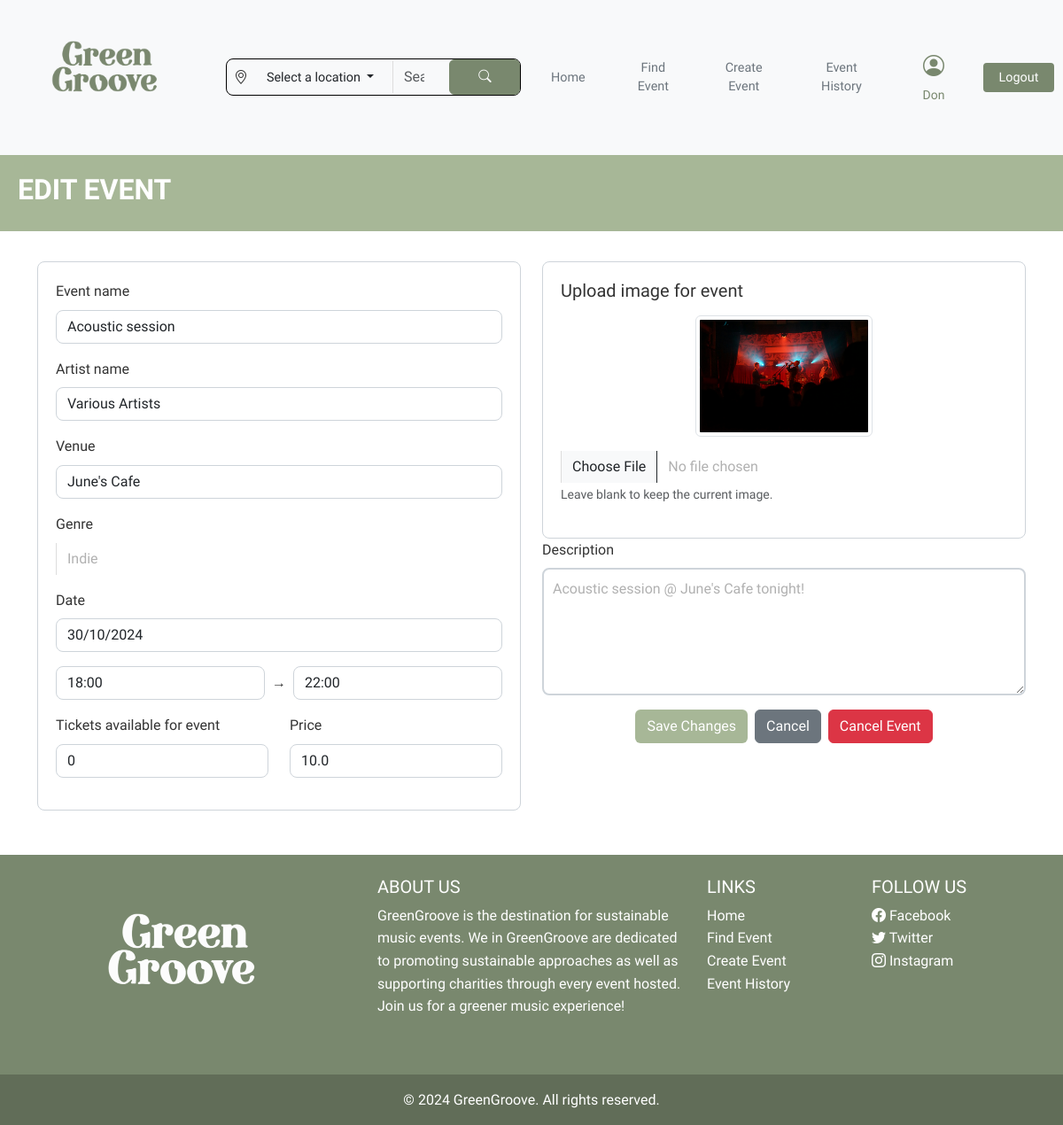
Page /edit_event/9 (signed in) on the earlier database version.
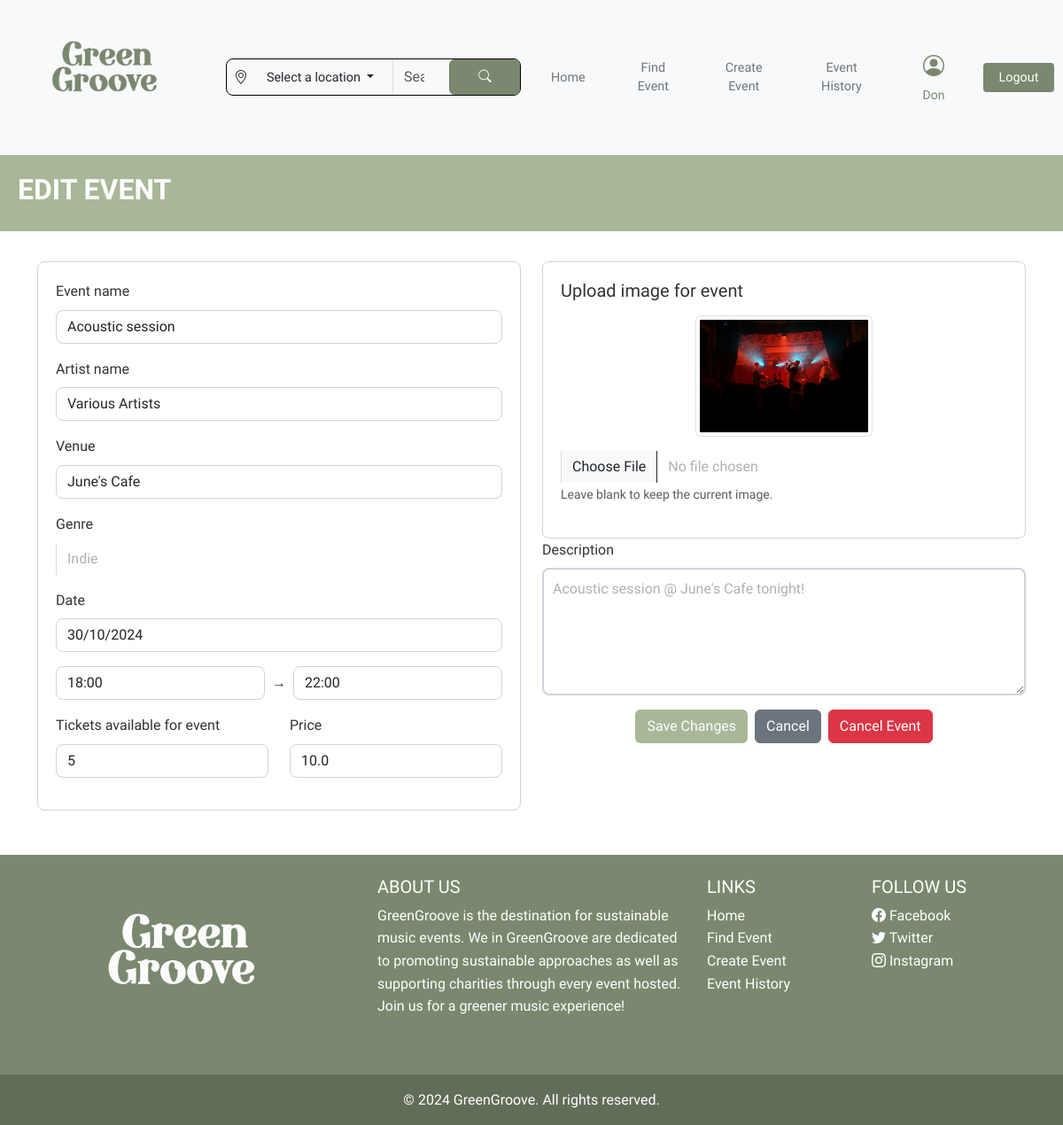
Same page on the later database version.
### website/models.py (models this page shows, shortened)
class Event(db.Model):
    __tablename__ = 'events'
    id = db.Column(db.Integer, primary_key=True)
    event_name = db.Column(db.String(100), unique=True, nullable=False)
    artist_id = db.Column(db.Integer, db.ForeignKey('artists.id'), nullable=False)
    venue = db.Column(db.String(100), nullable=False)
    date = db.Column(db.Date, nullable=False)
    start_time = db.Column(db.Time, nullable=False)
    end_time = db.Column(db.Time, nullable=False)
    ticket_amount = db.Column(db.Integer, nullable=False)
    price = db.Column(db.Float, nullable=False)
    image_path = db.Column(db.String(255), nullable=False)
    description = db.Column(db.Text, nullable=False)
    owner_id = db.Column(db.Integer, db.ForeignKey('users.id'), nullable=False)
    status = db.Column(db.String(20), nullable=False, default='Open')  # Example: status can be 'Open', 'Cancelled', etc.
    genre = db.Column(db.String(50), nullable=False)  # New genre field
    artist = db.relationship('Artist', back_populates='events')
    orders = db.relationship('Order', back_populates='event')
    comments = db.relationship('Comment', backref='event')
    OPEN = "Open"
    INACTIVE = "Inactive"
    SOLD_OUT = "Sold Out"
    CANCELLED = "Cancelled"

### website/views.py (the view, shortened to what this page needs)
@main_bp.route('/edit_event/<int:event_id>', methods=['GET', 'POST'])
@login_required
def edit_event(event_id):
    event = Event.query.get_or_404(event_id)
    if event.owner_id != current_user.id:
        flash('You do not have permission to edit this event.', 'danger')
        return redirect(url_for('main.BookingHistory'))
    if event.status == Event.CANCELLED:
        flash('You cannot edit a cancelled event.', 'warning')
        return redirect(url_for('main.BookingHistory'))
    return render_template('EditEvent.html', event=event)

### website/__init__.py (called while the page is built)
def create_app():
    app = Flask(__name__)
    app.config['SQLALCHEMY_DATABASE_URI'] = 'sqlite:///sitedata.sqlite'
    app.secret_key = 'somesecretkey'
    Bootstrap4(app)
    db.init_app(app)
    login_manager = LoginManager()
    login_manager.login_view = 'auth.login'
    login_manager.init_app(app)
    from .models import User
    @login_manager.user_loader
    def load_user(user_id):
        return db.session.scalar(db.select(User).where(User.id == user_id))
    from . import views
    app.register_blueprint(views.main_bp)
    from . import auth
    app.register_blueprint(auth.auth_bp)
    with app.app_context():
        db.create_all()
        add_test_events_if_not_exist()
    return app

### website/templates/EditEvent.html (shortened to what the changed rows need)
{% extends "base.html" %}
{% block content %}
    <div class="header text-start">
        <h2>EDIT EVENT</h2>
    </div>
    <div class="container-fluid">
        <div class="container mt-4">
            <form method="POST" enctype="multipart/form-data">
                <div class="row">
                    <div class="col-lg-6 col-md-12">
                        <div class="form-section">
                            <div class="mb-3">
                                <label for="eventName" class="form-label">Event name</label>
                                <input type="text" class="form-control custom-input" id="eventName" name="eventName" placeholder="Event name" value="{{ event.event_name }}" required>
                            </div>
                            <div class="mb-3">
                                <label for="venue" class="form-label">Venue</label>
                                <input type="text" class="form-control custom-input" id="venue" name="venue" placeholder="Venue" value="{{ event.venue }}" required>
                            </div>
                            <div class="mb-3">
                                <label for="genre" class="form-label">Genre</label>
                                <select class="form-control" id="genre" name="genre" required>
                                    <option value="Indie" {% if event.genre == 'Indie' %}selected{% endif %}>Indie</option>
                                </select>
                            </div>
                            <div class="mb-3">
                                <label for="date" class="form-label">Date</label>
                                <input type="text" class="form-control custom-input" id="date" name="date" placeholder="dd/mm/yyyy" value="{{ event.date.strftime('%d/%m/%Y') }}" required>
                            </div>
                            <div class="d-flex align-items-center mb-3">
                                <input type="text" class="form-control custom-input me-2" id="startTime" name="startTime" placeholder="00:00" value="{{ event.start_time.strftime('%H:%M') }}" required>
                                <span>→</span>
                                <input type="text" class="form-control custom-input ms-2" id="endTime" name="endTime" placeholder="00:00" value="{{ event.end_time.strftime('%H:%M') }}" required>
                            </div>
                            <div class="row">
                                <div class="col-sm-6 mb-3">
                                    <label for="tickets" class="form-label">Tickets available for event</label>
                                    <input type="number" class="form-control custom-input" id="tickets" name="tickets" placeholder="Amount of tickets" value="{{ event.ticket_amount }}" required>
                                </div>
                                <div class="col-sm-6 mb-3">
                                    <label for="price" class="form-label">Price</label>
                                    <input type="text" class="form-control custom-input" id="price" name="price" placeholder="$" value="{{ event.price }}" required>
                                </div>
                            </div>
                        </div>
                    </div>
                    <div class="col-lg-6 col-md-12 mt-4 mt-md-0">
                        <div class="form-section">
                            <div class="d-flex align-items-center justify-content-center mb-3" id="imagePreview">
                                {% if event.image_path %}
                                    <img src="{{ url_for('static', filename=event.image_path) }}" alt="Event Image" class="img-thumbnail" style="max-width: 200px;">
                                {% else %}
                                    <span>No image selected</span>
                                {% endif %}
                            </div>
                        </div>
                        <div class="mb-3">
                            <label for="description" class="form-label">Description</label>
                            <textarea class="form-control custom-textarea" id="description" name="description" rows="5" placeholder="Enter event description" required>{{ event.description }}</textarea>
                        </div>
                    </div>
                </div>
            </form>
        </div>
    </div>
{% endblock %}

Differences in the rows shown:
changed Event "Acoustic session": tickets "0" → "5"
